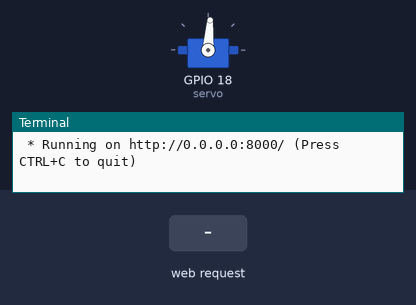
Bench run of a program on a simulated Raspberry Pi (BCM pin numbers). Shown: servo, the last lines printed to the terminal. The test bench sets the inputs (shaded band). Servo angles are drawn from the pulse width (0.5 ms = 0°, 2.5 ms = 180°); the clock reads 2024-03-15 10:24:30 at power-on unless the program sets it.

Above: at 1.2 s.
1.3 s: HTTP request for /move_servo received with the fields angle=50
At 1.8 s:
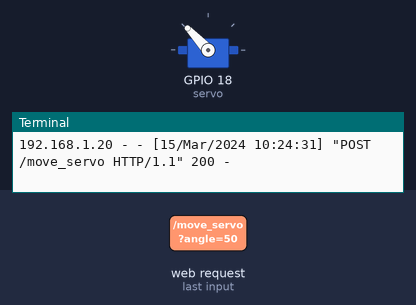
2.8 s: HTTP request for /move_servo received with the fields angle=90
At 4.0 s:
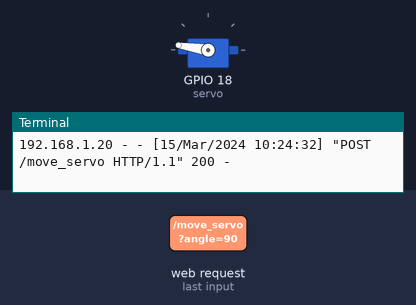
4.3 s: HTTP request for /move_servo received with the fields angle=0
At 5.3 s:
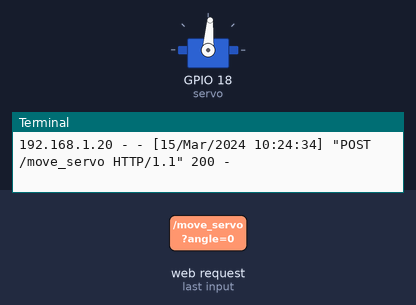
Timing chart, 0 to 7.3 s (numbered marks = the images above; inputs shaded):
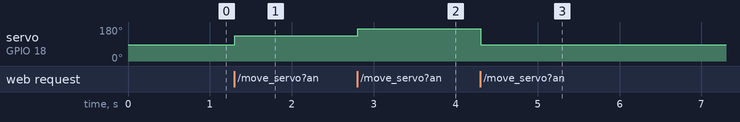

The program:

04_webServo.py
```python
from flask import Flask, render_template_string, request
from gpiozero import AngularServo
from gpiozero.pins.pigpio import PiGPIOFactory
import os
import sys

# pigpioデーモンが起動していることを前提とします
# (venv_flask) の環境では os.environ で factory を設定する必要があります
try:
    factory = PiGPIOFactory()
    # GPIO 18番ピン, ジッター解消のためpigpio Factoryを使用
    servo = AngularServo(18, min_pulse_width=0.0005, max_pulse_width=0.0024, pin_factory=factory)
except Exception as e:
    # pigpiodが起動していない、または接続できない場合の処理
    print("--- 🚨 エラー 🚨 ---")
    print("pigpiod (pigpioデーモン) が起動していません。")
    print("ターミナルで [ sudo pigpiod ] を実行してから、再度プログラムを起動してください。")
    print(f"詳細: {e}", file=sys.stderr)
    sys.exit(1)


app = Flask(__name__)

# --- HTMLテンプレート（ウェブページのデザイン）---
# Pythonコード内に直接HTMLを記述します (Jinja2テンプレート互換)
HTML_TEMPLATE = """
<!DOCTYPE html>
<html>
<head><title>Raspberry Pi Servo Control</title>
<meta name="viewport" content="width=device-width, initial-scale=1">
<style>
    body { font-family: Arial, sans-serif; text-align: center; margin-top: 50px; background-color: #f0f0f0; }
    .slider-container { width: 90%; max-width: 600px; margin: 30px auto; padding: 20px; border-radius: 10px; background-color: white; box-shadow: 0 4px 8px rgba(0,0,0,0.1); }
    h1 { color: #CC0066; }
    input[type=range] { width: 100%; height: 25px; cursor: pointer; }
    #angleValue { font-size: 2em; font-weight: bold; color: #0056b3; }
</style>
</head>
<body>
    <h1>サーボモーター Web コントロール</h1>

    <div class="slider-container">
        <h2>現在の角度: <span id="angleValue">{{ angle }}</span>°</h2>
        <input type="range" min="-90" max="90" value="{{ angle }}" class="slider" id="servoRange"
               oninput="updateAngle(this.value)" onchange="sendAngle(this.value)">
    </div>

    <p style="margin-top: 40px; font-size: 0.8em;">アクセスIP: {{ pi_ip }}</p>
    <p style="color: #666; font-size: 0.7em;">※ スライダーを動かした後、指を離すかマウスのボタンを離すとサーボが動きます。</p>

    <script>
        // スライダーを動かしたときに現在の角度をリアルタイム表示
        function updateAngle(newAngle) {
            document.getElementById('angleValue').innerText = newAngle;
        }

        // スライダーを離したときにサーバーに角度を送信
        function sendAngle(newAngle) {
            fetch('/move_servo', {
                method: 'POST',
                headers: { 'Content-Type': 'application/x-www-form-urlencoded' },
                body: 'angle=' + newAngle // 角度データをサーバーに送る
            }).then(response => {
                if (!response.ok) {
                    alert('エラーが発生しました。Piの電源や pigpiod の状態を確認してください。');
                }
            });
        }
    </script>
</body>
</html>
"""

# --- Flaskのルーティング ---

@app.route('/')
def index():
    # PiのIPアドレスを取得（表示用）
    try:
        pi_ip = os.popen('hostname -I').read().split()[0]
    except:
        pi_ip = "localhost"

    # テンプレートに変数を渡して表示
    # servo.angleは初期値として使われます
    return render_template_string(HTML_TEMPLATE, angle=int(servo.angle), pi_ip=pi_ip)

@app.route('/move_servo', methods=['POST'])
def move_servo():
    # POSTリクエストから角度データを受け取る
    try:
        new_angle = float(request.form.get('angle'))

        # サーボの角度を設定
        servo.angle = new_angle

        # 成功を返す
        return "OK", 200
    except Exception as e:
        print(f"サーボエラー: {e}", file=sys.stderr)
        return "Internal Server Error", 500

# Piの外部からアクセスできるようにhost='0.0.0.0'で起動
if __name__ == '__main__':
    # 0.0.0.0で起動することで、LAN内の他のデバイスからアクセス可能になります。
    app.run(host='0.0.0.0', port=8000, debug=False)
```

Measured:
- after the input at 1.3 s, servo on GPIO 18 (servo): 86° → 133° at once
- after the input at 2.8 s, servo on GPIO 18 (servo): 133° → 171° at once
- after the input at 4.3 s, servo on GPIO 18 (servo): 171° → 86° at once
